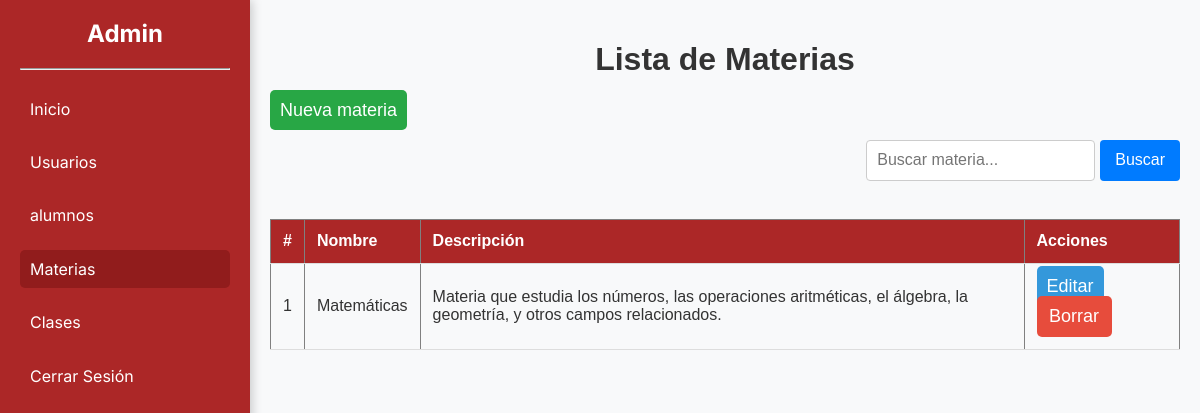
/admin/materias.php (signed in), run on the app's committed database.
### tables this page shows
CREATE table Materias(
 id INT AUTO_INCREMENT PRIMARY KEY,
    nombre VARCHAR(100) NOT NULL,
    descripcion TEXT
);

### admin/materias.php (the view, shortened to what this page needs)
<?php
require 'template/header.php';
$busqueda = isset($_GET['busqueda']) ? trim($_GET['busqueda']) : '';
$query = "SELECT id, nombre, descripcion FROM Materias";
$query .= " ORDER BY id DESC";
$result = $conexion->query($query);
?>
<div class="main-content">
    <h1>Lista de Materias</h1>
    <div class="btn-container">
        <a href="materias/crear.php" class="btn btn-success">Nueva materia</a>
    </div>
    <div class="search-container">
        <form method="GET" action="materias.php" class="search-form">
            <input type="text" name="busqueda" placeholder="Buscar materia..." value="<?php echo htmlspecialchars($busqueda); ?>" class="search-input">
            <button type="submit" class="search-button">Buscar</button>
        </form>
    </div>
    <br>
    <table border="1" cellpadding="10" cellspacing="0">
        <thead>
            <tr>
                <th>#</th>
                <th>Nombre</th>
                <th>Descripción</th>
                <th>Acciones</th>
            </tr>
        </thead>
        <tbody>
            <?php if ($result->num_rows > 0):
                $c = 1; ?>
                <?php while($row = $result->fetch_assoc()): ?>
                    <tr>
                        <td><?php echo $c++; ?></td>
                        <td><?php echo $row['nombre']; ?></td>
                        <td><?php echo $row['descripcion']; ?></td>
                        <td>
                            <a href="materias/editar.php?id=<?php echo $row['id']; ?>" class="btn btn-primary" style="height: 100%;">Editar</a>
                            <form method="POST" action="materias.php" style="display:inline;">
                                <button type="submit" class="btn btn-danger" style="width: 75px;" onclick="return confirm('¿Estás seguro de eliminar esta materia?');">Borrar</button>
                            </form>
                        </td>
                    </tr>
                <?php endwhile; ?>
            <?php else: ?>
                <tr>
                    <td colspan="4">No se encontraron materias.</td>
                </tr>
            <?php endif; ?>
        </tbody>
    </table>
</div>
<?php
require 'template/footer.php';
?>

### css/dasboard.css (style rules this page uses)
:root { --primary-color: #AC2727; --dark-primary: #911c1c; --negro: #000000; --blanco: #ffffff; --text-color: #333333; --button-color: #28a745; --font-family: 'Inter', sans-serif; --font-secundary: "Josefin Sans", sans-serif; }
* { margin: 0; padding: 0; box-sizing: border-box; }
a { text-decoration: none; }
body { font-family: var(--font-family); color: var(--text-color); height: 100vh; overflow: hidden; }
.main-content { flex: 1; padding: 20px; margin-left: 250px; height: 100vh; overflow-y: auto; }
table { width: 100%; border-collapse: collapse; }
table th, table td { padding: 12px; text-align: left; border-bottom: 1px solid #ddd; }
table th { background-color: var(--primary-color); color: white; }
.btn { padding: 6px 12px; color: white; text-decoration: none; border-radius: 4px; margin-right: 5px; }
.btn-primary { background-color: #3498db !important; }
.btn-danger { background-color: #e74c3c !important; }
.btn-container { margin-bottom: 20px; }
.btn-success { background-color: var(--button-color); padding: 10px 20px; color: white; text-decoration: none; border-radius: 5px; transition: background-color 0.3s ease; }
button { border: none; color: var(--blanco); border-radius: 10px; }
h1 { text-align: center; margin-bottom: 20px; font-size: 24px; }
.btn { width: 100%; padding: 10px; background-color: #28a745; color: #fff; border: none; border-radius: 5px; font-size: 18px; cursor: pointer; }
.search-container { display: flex; justify-content: flex-end; margin: 20px 0; }
.search-form { display: flex; }
.search-input { padding: 10px; margin-right: 5px; border: 1px solid #ccc; border-radius: 4px; }
.search-button { padding: 10px 15px; background-color: #007bff; color: white; border: none; border-radius: 4px; cursor: pointer; }
.main-content { padding: 20px; font-family: 'Arial', sans-serif; background-color: #f8f9fa; }

### data on the page
materias: nombre "Matemáticas", descripcion "Materia que estudia los números, las operaciones aritméticas, el álgebra, la geometría, y otros campos relacionados."
